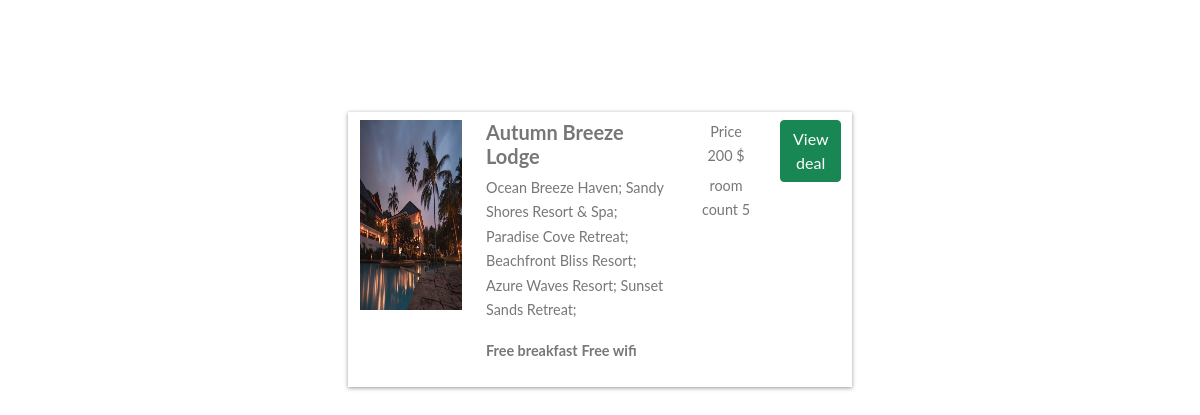
Screenshot of /hotel-detail/3b73c99656664a48afd73ca39b6a08c3 with the database file from the repository.
### home/models.py (models this page shows, shortened)
class BaseModel(models.Model):
    uid = models.UUIDField(default=uuid.uuid4, editable=False, primary_key=True)
    created_at = models.DateField(auto_now_add=True)
    updated_at = models.DateField(auto_now_add=True)
    class Meta:
        abstract = True

class Hotel(BaseModel):
    hotel_name = models.CharField(max_length=100)
    hotel_price = models.IntegerField()
    description = models.TextField()
    amenities = models.ManyToManyField(Amenities)
    room_count = models.IntegerField(default=10)

class HotelImages(BaseModel):
    hotel = models.ForeignKey(Hotel , related_name="images" , on_delete = models.CASCADE)
    images = models.ImageField(upload_to="hotel")

class Amenities(BaseModel):
    amenity_name = models.CharField(max_length=100)

### home/views.py (the view)
def hotel_detail(request , uid):
    hotel_obj = Hotel.objects.get(uid = uid)
    return render(request ,'hotel_detail.html' ,{'hotel_obj':hotel_obj} )

### home/templates/hotel_detail.html
{% extends "base.html"%}
{% block start%}
<div class="container-sm mt-5 p-5 w-50">
    <div class="row search-card-result">
        <div class="col-md-3">
            <a href="hotel-detail/{{hotel_obj.uid}}">
                <img class="img-fluid" src="/media/{{hotel_obj.images.first.images}}" alt="Card image cap">
            </a>
        </div>
        <div class="col-md-5">
            <h5>{{hotel_obj.hotel_name}}</h5>
            <p>
                {{hotel_obj.description}}
            </p>
            <p>
                {% for amenity in hotel_obj.amenities.all%}
                <b>{{amenity.amenity_name}}</b>
                {% endfor%}
            </p>
        </div>
        <div class="col-md-2 border-left text-center more-offers">
            <p>
                Price
                {{hotel_obj.hotel_price }} $
            </p>
            <p>
                room count
                {{hotel_obj.room_count }}
            </p>
        </div>
        <div class="col-md-2 border-left text-center more-offers">
            <div class="btn btn-success">View deal </div>
        </div>
    </div>
</div>
{%endblock%}

### home/templates/base.html (shortened to what this page needs)
<!doctype html>
<html lang="en">
<head>
    <link href="https://cdn.jsdelivr.net/npm/bootstrap@5.0.2/dist/css/bootstrap.min.css" rel="stylesheet"
>
</head>
<body>
    {% block start%}
    {% endblock%}
</body>
</html>

### home/templates/base.html (style rules this page uses)
body { font-family: "Lato", Arial, sans-serif; font-weight: 400; font-size: 16px; line-height: 1.7; background: #fff; color: #777; }
.search-card-result { box-shadow: 0px 1px 4px rgba(41, 51, 57, 0.5); margin: 1rem 0; padding: 0.5rem 0; background-color: #fff; }
.search-card-result img { height: 190px; }
.search-card-result h5 { font-style: 1.1rem; font-weight: 700; }
.search-card-result p { font-size: 0.9rem; }
.search-card-result .more-offers p { margin-bottom: 0.3rem; }

### rows the page displays
Hotel: images.first.images (picture), hotel_name "Autumn Breeze Lodge", description "Ocean Breeze Haven; Sandy Shores Resort & Spa; Paradise Cove Retreat; Beachfront Bliss Resort; Azure Waves Resort; Sunset Sands Retreat;", hotel_price "200", room_count "5"
Amenities: amenity_name "Free breakfast"
Amenities: amenity_name "Free wifi"
